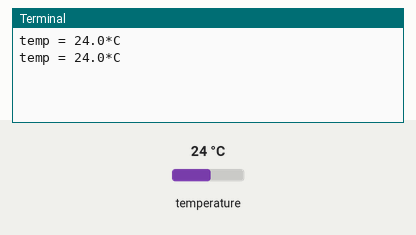
The program below on a simulated Raspberry Pi (BCM pin numbers). On the bench: the last lines printed to the terminal. The inputs (shaded band) are chosen by the test bench; at power-on: temperature 24 °C.

Above: at 1.2 s.
1.3 s: temperature set to 12 °C
At 2.4 s:
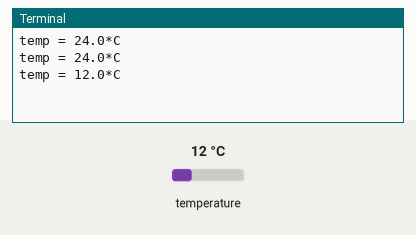
2.8 s: temperature set to 19 °C
At 3.8 s:
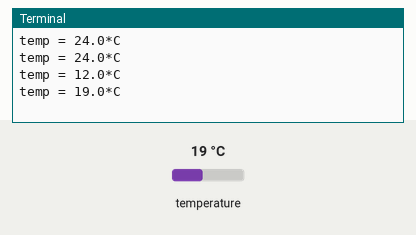
Timing chart, 0 to 5.8 s (numbered marks = the images above; inputs shaded):
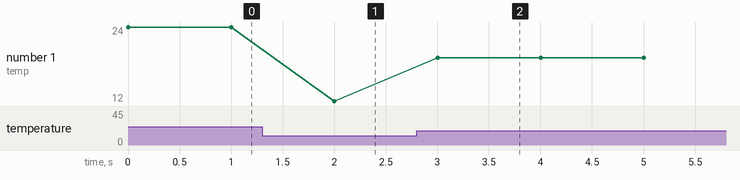

The program:

TMP102.py
```python
#!/usr/bin/python
# coding: utf-8

import smbus
import time

bus = smbus.SMBus(1)  # I2Cバス番号
address = 0x48  # TMP102のI2Cアドレス


# I2C data write (1byte)
def write(reg, value):
    bus.write_byte_data(address, reg, value)


# I2C data read (1byte)
def read(reg):
    value = bus.read_byte_data(address, reg)
    return value


# I2C data write (block)
def blockread(reg, value):
    value = bus.read_i2c_block_data(address, reg, value)
    return value


while 1:
    temp_raw = blockread(0x00, 2)  # I2Cで温度データ(2byte)を取得
    # 温度データを整形
    temp = ((temp_raw[0] << 8) | temp_raw[1]) >> 4
    # 分解能（0.0625℃）倍する
    temp = temp * 0.0625
    # 表示出力
    print("temp = " + str(temp) + "*C")

    time.sleep(1)  # 1秒
```

Measured:
- after the input at 1.3 s, the terminal: prints a new line after 0.70 s (image 1)
- after the input at 2.8 s, the terminal: prints a new line after 0.20 s (image 2)
- plotted number 1: 24 → 12 after the input at 1.3 s, 12 → 19 after the input at 2.8 s
